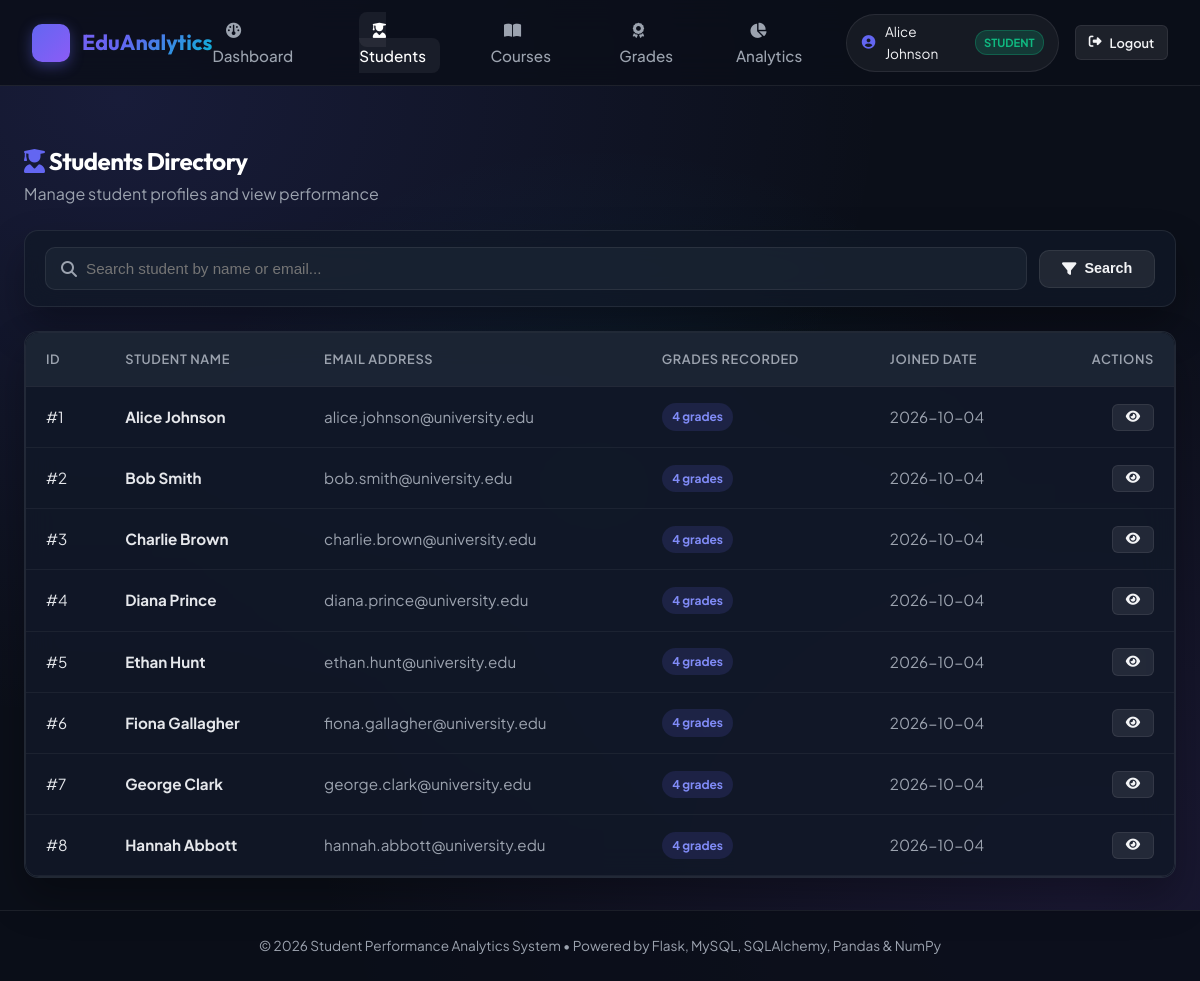
Page /students (signed in) on the committed database.
### models.py (models this page shows, shortened)
class User(db.Model):
    __tablename__ = 'users'
    id = db.Column(db.Integer, primary_key=True)
    name = db.Column(db.String(100), nullable=False)
    email = db.Column(db.String(120), unique=True, nullable=False, index=True)
    password_hash = db.Column(db.String(255), nullable=False)
    role = db.Column(db.String(20), nullable=False, default='student')  # 'admin' or 'student'
    created_at = db.Column(db.DateTime, default=datetime.utcnow)
    student_profile = db.relationship('Student', backref='user', uselist=False, lazy=True)

class Student(db.Model):
    __tablename__ = 'students'
    id = db.Column(db.Integer, primary_key=True)
    name = db.Column(db.String(100), nullable=False)
    email = db.Column(db.String(120), unique=True, nullable=False, index=True)
    user_id = db.Column(db.Integer, db.ForeignKey('users.id', ondelete='SET NULL'), nullable=True)
    created_at = db.Column(db.DateTime, default=datetime.utcnow)
    grades = db.relationship('Grade', backref='student', cascade='all, delete-orphan', lazy=True)

### app.py (the view)
@app.route('/students', methods=['GET'])
@login_required
def list_students():
    search = request.args.get('search', '').strip()
    query = Student.query
    if search:
        query = query.filter(Student.name.ilike(f'%{search}%') | Student.email.ilike(f'%{search}%'))
    students = query.order_by(Student.name).all()
    return render_template('students/list.html', students=students, search=search)

### app.py (called while the page is built)
@app.before_request
def method_override():
    if request.method == 'POST' and '_method' in request.form:
        method = request.form['_method'].upper()
        if method in ['PUT', 'PATCH', 'DELETE']:
            request.environ['REQUEST_METHOD'] = method

@app.context_processor
def inject_user():
    user = get_current_user_from_request()
    return dict(current_user=user)

### auth.py (called while the page is built)
def decode_jwt(token):
    try:
        payload = jwt.decode(token, current_app.config['JWT_SECRET_KEY'], algorithms=['HS256'])
        return payload
    except Exception as e:
        return None

def get_current_user_from_request():
    token = None
    auth_header = request.headers.get('Authorization')
    if auth_header and auth_header.startswith('Bearer '):
        token = auth_header.split(' ')[1]
    if not token:
        token = request.cookies.get('jwt_token')
    if token:
        payload = decode_jwt(token)
        if payload:
            user_id = int(payload.get('sub')) if payload.get('sub') and str(payload.get('sub')).isdigit() else None
            user = db.session.get(User, user_id) if user_id else None
            if not user and payload.get('email'):
                user = User.query.filter_by(email=payload.get('email')).first()
            return user
    return None

def login_required(f):
    @wraps(f)
    def decorated_function(*args, **kwargs):
        user = get_current_user_from_request()
        if not user:
            if request.path.startswith('/api/'):
                return jsonify({'error': 'Authentication required', 'message': 'Invalid or expired token'}), 401
            flash('Please log in to access this page.', 'warning')
            return redirect(url_for('login_page', next=request.url))
        g.current_user = user
        return f(*args, **kwargs)
    return decorated_function

### templates/students/list.html (shortened to what this page needs)
{% extends 'base.html' %}
{% block content %}
<div style="display: flex; justify-content: space-between; align-items: center; margin-bottom: 1.5rem; flex-wrap: wrap; gap: 1rem;">
    <div>
        <h2><i class="fa-solid fa-user-graduate" style="color: var(--accent-indigo);"></i> Students Directory</h2>
        <p style="color: var(--text-muted);">Manage student profiles and view performance</p>
    </div>
</div>
<div class="glass-card" style="padding: 1rem 1.25rem; margin-bottom: 1.5rem;">
    <form action="{{ url_for('list_students') }}" method="GET" style="display: flex; gap: 0.75rem; align-items: center;">
        <div style="flex: 1; position: relative;">
            <i class="fa-solid fa-magnifying-glass" style="position: absolute; left: 1rem; top: 50%; transform: translateY(-50%); color: var(--text-muted);"></i>
            <input type="text" name="search" class="form-control" style="padding-left: 2.5rem;" placeholder="Search student by name or email..." value="{{ search }}">
        </div>
        <button type="submit" class="btn btn-secondary"><i class="fa-solid fa-filter"></i> Search</button>
    </form>
</div>
<div class="glass-card" style="padding: 0; overflow: hidden;">
    <div class="table-responsive">
        <table class="custom-table">
            <thead>
                <tr>
                    <th>ID</th>
                    <th>Student Name</th>
                    <th>Email Address</th>
                    <th>Grades Recorded</th>
                    <th>Joined Date</th>
                    <th style="text-align: right;">Actions</th>
                </tr>
            </thead>
            <tbody>
                {% if students %}
                    {% for student in students %}
                    <tr>
                        <td>#{{ student.id }}</td>
                        <td><strong>{{ student.name }}</strong></td>
                        <td style="color: var(--text-muted);">{{ student.email }}</td>
                        <td><span class="badge" style="background: rgba(99, 102, 241, 0.15); color: #818cf8;">{{ student.grades|length }} grades</span></td>
                        <td style="color: var(--text-muted);">{{ student.created_at.strftime('%Y-%m-%d') if student.created_at else 'N/A' }}</td>
                        <td style="text-align: right;">
                            <div style="display: inline-flex; gap: 0.4rem;">
                                <a href="{{ url_for('view_student', id=student.id) }}" class="btn btn-secondary btn-sm" title="View Detail"><i class="fa-solid fa-eye"></i></a>
                            </div>
                        </td>
                    </tr>
                    {% endfor %}
                {% else %}
                    <tr>
                        <td colspan="6" style="text-align: center; padding: 2rem; color: var(--text-muted);">
                            No students found matching your query.
                        </td>
                    </tr>
                {% endif %}
            </tbody>
        </table>
    </div>
</div>
{% endblock %}

### templates/base.html (shortened to what this page needs)
<!DOCTYPE html>
<html lang="en">
<head>
    <link rel="stylesheet" href="https://cdnjs.cloudflare.com/ajax/libs/font-awesome/6.4.0/css/all.min.css">
    <link rel="stylesheet" href="{{ url_for('static', filename='css/style.css') }}">
</head>
<body>
    <nav class="navbar">
        <div class="nav-container">
            <a href="{{ url_for('dashboard') }}" class="brand-logo">
                <div class="brand-icon"><i class="fa-solid fa-chart-line"></i></div>
                <span>EduAnalytics</span>
            </a>
            {% if current_user %}
            <ul class="nav-links">
                <li><a href="{{ url_for('dashboard') }}" class="nav-link {% if request.endpoint == 'dashboard' %}active{% endif %}"><i class="fa-solid fa-gauge"></i> Dashboard</a></li>
                <li><a href="{{ url_for('list_students') }}" class="nav-link {% if 'student' in request.endpoint %}active{% endif %}"><i class="fa-solid fa-user-graduate"></i> Students</a></li>
                <li><a href="{{ url_for('list_courses') }}" class="nav-link {% if 'course' in request.endpoint %}active{% endif %}"><i class="fa-solid fa-book-open"></i> Courses</a></li>
                <li><a href="{{ url_for('list_grades') }}" class="nav-link {% if 'grade' in request.endpoint %}active{% endif %}"><i class="fa-solid fa-award"></i> Grades</a></li>
                <li><a href="{{ url_for('analytics_dashboard') }}" class="nav-link {% if 'analytics' in request.endpoint %}active{% endif %}"><i class="fa-solid fa-chart-pie"></i> Analytics</a></li>
            </ul>
            <div style="display: flex; align-items: center; gap: 1rem;">
                <div class="user-badge">
                    <i class="fa-solid fa-circle-user" style="color: var(--accent-indigo);"></i>
                    <span>{{ current_user.name }}</span>
                    <span class="role-pill role-{{ current_user.role }}">{{ current_user.role }}</span>
                </div>
                <a href="{{ url_for('logout') }}" class="btn btn-secondary btn-sm" title="Log Out"><i class="fa-solid fa-right-from-bracket"></i> Logout</a>
            </div>
            {% else %}
            <div style="display: flex; gap: 0.75rem;">
                <a href="{{ url_for('login_page') }}" class="btn btn-secondary btn-sm">Log In</a>
                <a href="{{ url_for('register_page') }}" class="btn btn-primary btn-sm">Register</a>
            </div>
            {% endif %}
        </div>
    </nav>
    <main class="main-wrapper">
        {% block content %}{% endblock %}
    </main>
    <footer>
        <p>&copy; 2026 Student Performance Analytics System &bull; Powered by Flask, MySQL, SQLAlchemy, Pandas & NumPy</p>
    </footer>
</body>
</html>

### rows in the picture
User: name "Alice Johnson", role "STUDENT"
Student: id "1", name "Alice Johnson", email "alice.johnson@university.edu", grades|length "4", created_at "2026-10-04"
Student: id "2", name "Bob Smith", email "bob.smith@university.edu", grades|length "4", created_at "2026-10-04"
Student: id "3", name "Charlie Brown", email "charlie.brown@university.edu", grades|length "4", created_at "2026-10-04"
Student: id "4", name "Diana Prince", email "diana.prince@university.edu", grades|length "4", created_at "2026-10-04"
Student: id "5", name "Ethan Hunt", email "ethan.hunt@university.edu", grades|length "4", created_at "2026-10-04"
Student: id "6", name "Fiona Gallagher", email "fiona.gallagher@university.edu", grades|length "4", created_at "2026-10-04"
Student: id "7", name "George Clark", email "george.clark@university.edu", grades|length "4", created_at "2026-10-04"
Student: id "8", name "Hannah Abbott", email "hannah.abbott@university.edu", grades|length "4", created_at "2026-10-04"
